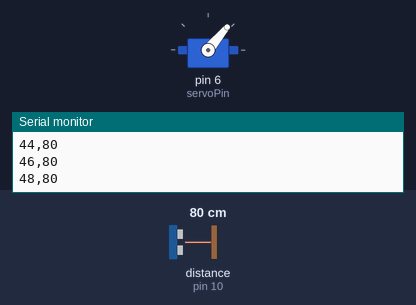
Bench run of a sketch on a simulated Arduino Uno, built with avr-gcc and run on an emulated ATmega328P. On the bench: servo, the last lines printed to the serial monitor. Wiring (inferred from the names in the program): ultrasonic range finder: trigger pin 9; echo pin 10. Inputs (shaded band) come from the test bench; at power-on: distance to the obstacle (sensor on pin 10) 80 cm. The echo pulse lasts 58.3 µs per cm.

Above: at 1.57 s.
1.6 s: distance to the obstacle (sensor on pin 10) set to 2 cm
At 1.85 s:
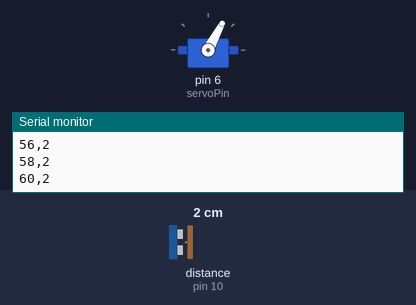
4.6 s: distance to the obstacle (sensor on pin 10) set to 120 cm
At 4.76 s:
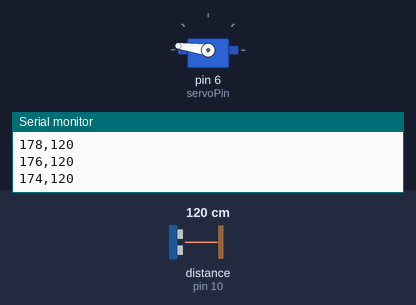
7.6 s: distance to the obstacle (sensor on pin 10) set to 4 cm
At 8.22 s:
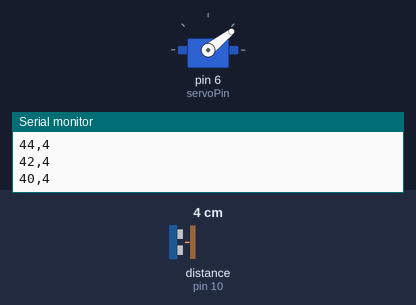
Timing chart, 0 to 16.6 s (numbered marks = the images above; inputs shaded):
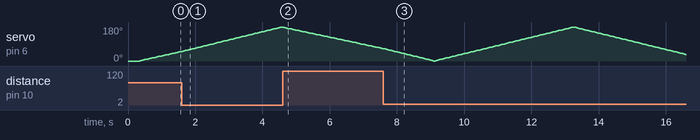

The sketch:

main.ino
```cpp
#include <Servo.h>
Servo servoMotor;

const int trigPin = 9;
const int echoPin = 10;
const int servoPin = 6;

const int MIN_ANGLE = 0;
const int MAX_ANGLE = 180;
const int STEP_ANGLE = 2; // scan speed

const unsigned long ECHO_TIMEOUT_US = 30000; // aprox 5ms in aer
const float SPEED_OF_SOUND_CM_PER_US = 0.0343; // 343 m/s = 0.0343 cm/us

long readDistanceCM() {
  digitalWrite(trigPin, LOW);
  delayMicroseconds(2);
  digitalWrite(trigPin, HIGH);
  delayMicroseconds(10);
  digitalWrite(trigPin, LOW);

  unsigned long duration = pulseIn(echoPin, HIGH, ECHO_TIMEOUT_US);

  if (duration == 0) {
    return -1;
  }

  // dist = (t * v) / 2
  float cm = (duration * SPEED_OF_SOUND_CM_PER_US) / 2.0;
  return (long)(cm + 0.5); // rotunjire
}

int angle = MIN_ANGLE;
int dir = STEP_ANGLE;

void setup() {
  Serial.begin(115200);

  pinMode(trigPin, OUTPUT);
  pinMode(echoPin, INPUT);

  servoMotor.attach(servoPin);
  servoMotor.write(angle);
  delay(300);
}

void loop() {
  servoMotor.write(angle);
  delay(20);

  long dist = readDistanceCM();

  //"angle,distance" - csv format
  Serial.print(angle);
  Serial.print(",");
  Serial.println(dist);

  angle += dir;
  if (angle >= MAX_ANGLE) {
    angle = MAX_ANGLE;
    dir = -STEP_ANGLE;
  } else if (angle <= MIN_ANGLE) {
    angle = MIN_ANGLE;
    dir = STEP_ANGLE;
  }

  delay(25);
}
```
